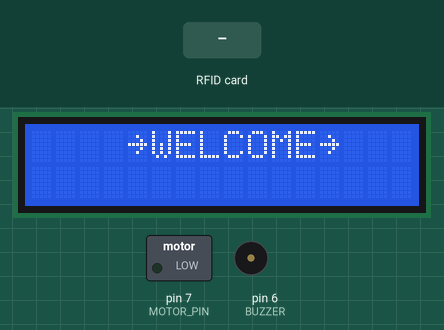
Bench run of a sketch on a simulated Arduino Uno, built with avr-gcc and run on an emulated ATmega328P. Shown: 16×2 character LCD, switched loads named in the sketch (green lamp = pin HIGH), buzzer (waves = sounding). Inputs (shaded band) come from the test bench. Pins used as bus, display or sensor lines are not drawn; what the sketch prints to the serial monitor is not drawn.

Above: at 3.4 s.
3.5 s: RFID card 16 08 B9 89 held to the reader
At 4.8 s:
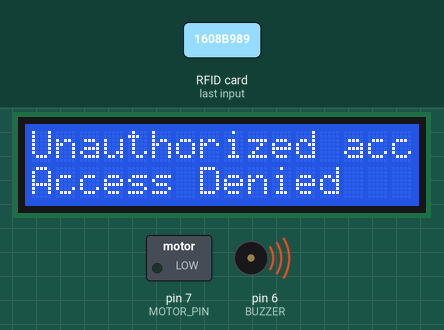
6.5 s: RFID card 5E 7A 19 C4 held to the reader
At 11.8 s:
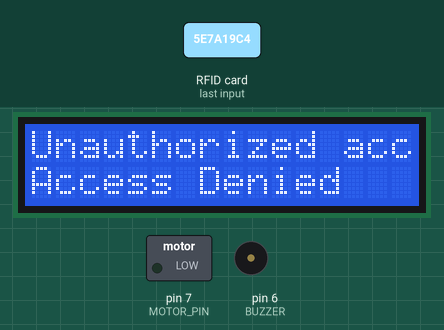
Timing chart, 0 to 13.3 s (numbered marks = the images above; inputs shaded):
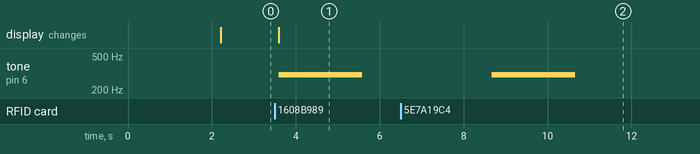

The sketch:

sketch_feb19a.ino
```cpp
#include <SPI.h>
#include <MFRC522.h>
#include <LiquidCrystal_I2C.h>

LiquidCrystal_I2C lcd(0x27, 16, 2);

#define SS_PIN 10
#define RST_PIN 9
#define BUZZER 6
#define MOTOR_PIN 7 // Define the pin for motor control

MFRC522 mfrc522(SS_PIN, RST_PIN); // Create MFRC522 instance.

// Define the authorized UID
String authorizedUID = "16 08 B9 89";

void setup() {
  lcd.init();
  lcd.backlight();
  lcd.begin(16, 2);
  lcd.print("  RFID CAR ACCESS ");
  delay(2000);
  lcd.clear();
  lcd.print("    ~WELCOME~ ");

  Serial.begin(9600);
  SPI.begin();
  mfrc522.PCD_Init();
  pinMode(MOTOR_PIN, OUTPUT); // Set MOTOR_PIN as an output
}

void loop() {
  // Look for new cards
  if (!mfrc522.PICC_IsNewCardPresent()) {
    return;
  }

  // Select one of the cards
  if (!mfrc522.PICC_ReadCardSerial()) {
    return;
  }

  // Show UID on serial monitor
  Serial.print("UID tag: ");
  String content = "";

  for (byte i = 0; i < mfrc522.uid.size; i++) {
    Serial.print(mfrc522.uid.uidByte[i] < 0x10 ? " 0" : " ");
    Serial.print(mfrc522.uid.uidByte[i], HEX);
    content.concat(String(mfrc522.uid.uidByte[i] < 0x10 ? " 0" : " "));
    content.concat(String(mfrc522.uid.uidByte[i], HEX));
  }

  Serial.println();
  Serial.print("Message: ");
  content.toUpperCase(); // Convert content to uppercase
  Serial.println(content);

  lcd.clear();

  // Compare the content with the authorized UID
  Serial.print("Comparing content with authorized UID...");
  Serial.println(content);
  if (content == authorizedUID) {
    lcd.setCursor(0, 0);
    lcd.print("License APPROVED    ");
    lcd.setCursor(0, 1);
    lcd.print("Access Granted     ");

    Serial.println("Authorized access");
    tone(BUZZER, 1000); // Sound a tone for approved access
    digitalWrite(MOTOR_PIN, HIGH); // Turn on the motor
    delay(2000); // Adjust this delay as needed
    digitalWrite(MOTOR_PIN, LOW); // Turn off the motor
    noTone(BUZZER);
  } else {
    lcd.setCursor(0, 0);
    lcd.print("Unauthorized access");
    lcd.setCursor(0, 1);
    lcd.print("Access Denied      ");

    Serial.println("Access denied");
    tone(BUZZER, 300); // Sound a different tone for denied access
    delay(2000); // Adjust this delay as needed
    noTone(BUZZER);
  }

  delay(3000); // Add a delay before the next card can be read
}
```

Measured:
- after the input at 3.5 s, tone on pin 6 (BUZZER): silent → 300 Hz after 0.09 s, → silent 2.0 s later; the display: changes after 0.09 s (image 1)
- after the input at 6.5 s, tone on pin 6 (BUZZER): silent → 300 Hz after 2.2 s, → silent 2.0 s later
